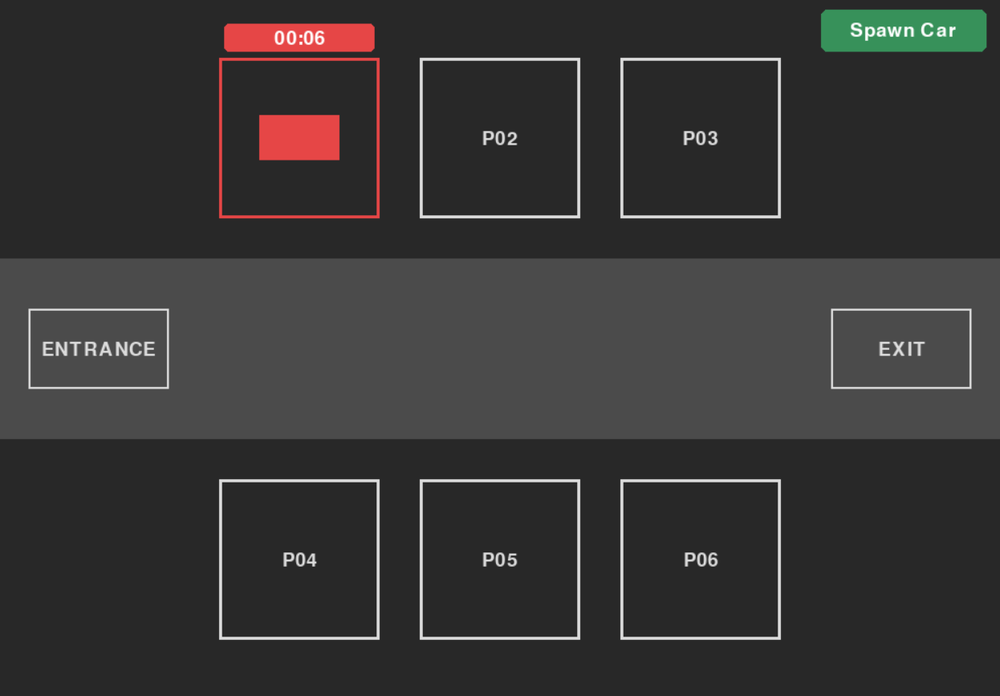
#> input picture detection/parking_layout_v1.png, 1000 x 696 px, shrunk from 1246 x 867 before the run
$ python test_occupancy.py
#> lines starting #> are read from the running program, lines starting #| are printed output that depends on the picture; after the words box and inside, x2 and y2 are one past the last pixel; in counts of white or black regions, pixels touching at a corner belong together
#> in main, image is the input picture: shape (696, 1000, 3); mean B, G, R 53.5, 54, 55.3
### detection/layout/layout_manager.py
import json
import math
from pathlib import Path

LAYOUT_FILE = Path(__file__).parent / "parking_layout.json"

def layout_file(lot_slug=None, camera_id=None):
    if lot_slug is None and camera_id is None:
        return LAYOUT_FILE
    if not lot_slug or not camera_id:
        raise ValueError("Both lot_slug and camera_id are required for a camera layout")
    safe_lot = "".join(ch for ch in lot_slug.lower() if ch.isalnum() or ch in "-_")
    safe_camera = "".join(ch for ch in camera_id.lower() if ch.isalnum() or ch in "-_")
    if not safe_lot or not safe_camera:
        raise ValueError("lot_slug and camera_id must contain letters, numbers, '-' or '_'")
    return Path(__file__).parent / "layouts" / safe_lot / f"{safe_camera}.json"
def _orientation(a, b, c):
    return (b[0] - a[0]) * (c[1] - a[1]) - (b[1] - a[1]) * (c[0] - a[0])

def _segments_intersect(a, b, c, d):
    ab_c, ab_d = _orientation(a, b, c), _orientation(a, b, d)
    cd_a, cd_b = _orientation(c, d, a), _orientation(c, d, b)
    epsilon = 1e-9
    if ab_c * ab_d < -epsilon and cd_a * cd_b < -epsilon:
        return True

    def on_segment(p, q, r):
        return (min(p[0], r[0]) - epsilon <= q[0] <= max(p[0], r[0]) + epsilon
                and min(p[1], r[1]) - epsilon <= q[1] <= max(p[1], r[1]) + epsilon)

    return (
        (abs(ab_c) <= epsilon and on_segment(a, c, b))
        or (abs(ab_d) <= epsilon and on_segment(a, d, b))
        or (abs(cd_a) <= epsilon and on_segment(c, a, d))
        or (abs(cd_b) <= epsilon and on_segment(c, b, d))
    )

def validate_layout(layout, image_size=None):
    if not isinstance(layout, dict):
        raise ValueError("Layout must be a dictionary")

    if "spaces" not in layout:
        raise ValueError("Layout must contain 'spaces'")

    spaces = layout["spaces"]
    if not isinstance(spaces, list):
        raise ValueError("'spaces' must be a list")

    if len(spaces) == 0:
        raise ValueError("At least one parking space is required")

    slot_names = set()
    for space in spaces:
        if "slot_number" not in space:
            raise ValueError("Every parking space must have a slot number")

        if "polygon" not in space:
            raise ValueError("Every parking space must have a polygon")

        slot_number = space["slot_number"]
        polygon = space["polygon"]
        if not isinstance(slot_number, str) or not slot_number.strip():
            raise ValueError("Parking-space names must be non-empty strings")

        normalized_name = slot_number.strip().casefold()
        if normalized_name in slot_names:
            raise ValueError(f"Duplicate parking-space name: {slot_number}")

        slot_names.add(normalized_name)
        if not isinstance(polygon, list):
            raise ValueError(f"Polygon for {slot_number} must be a list")

        if len(polygon) < 3:
            raise ValueError(f"Polygon for {slot_number} must have at least 3 points")

        numeric_points = []
        for point in polygon:
            if not isinstance(point, (list, tuple)) or len(point) != 2:
                raise ValueError(f"Invalid polygon point in {slot_number}")
            if any(isinstance(value, bool) or not isinstance(value, (int, float)) or not math.isfinite(value) for value in point):
                raise ValueError(f"Polygon points for {slot_number} must contain finite numbers")
            numeric_points.append((float(point[0]), float(point[1])))
            if image_size is not None:
                width, height = image_size
                if not 0 <= point[0] <= width or not 0 <= point[1] <= height:
                    raise ValueError(f"Polygon for {slot_number} extends outside the source image")

        area_twice = sum(
            numeric_points[i][0] * numeric_points[(i + 1) % len(numeric_points)][1]
            - numeric_points[(i + 1) % len(numeric_points)][0] * numeric_points[i][1]
            for i in range(len(numeric_points))
        )
        if abs(area_twice) < 1e-6:
            raise ValueError(f"Polygon for {slot_number} has zero area")
        point_count = len(numeric_points)
        for first in range(point_count):
            a, b = numeric_points[first], numeric_points[(first + 1) % point_count]
            if a == b:
                raise ValueError(f"Polygon for {slot_number} has a repeated neighboring vertex")
            for second in range(first + 1, point_count):
                if second == first or second == first + 1 or (first == 0 and second == point_count - 1):
                    continue
                c, d = numeric_points[second], numeric_points[(second + 1) % point_count]
                if _segments_intersect(a, b, c, d):
                    raise ValueError(f"Polygon for {slot_number} crosses itself")

    return True

# [8 lines left out: function save_layout, not called in this run]

def load_layout(lot_slug=None, camera_id=None):
    target = layout_file(lot_slug, camera_id)
    if not target.exists() and lot_slug == "simulator" and camera_id == "default" and LAYOUT_FILE.exists():
        target = LAYOUT_FILE
    if not target.exists():
        raise FileNotFoundError("No parking layout has been saved yet")

    with open(target, "r") as file:
#> (reads detection/layout/parking_layout.json from the repository)
        layout = json.load(file)

    validate_layout(layout)
    return layout

### detection/vehicle/vehicle_detector.py
import cv2
from ultralytics import YOLO

class VehicleDetector:
    def __init__(self, mode = "yolo", model_path = "yolo11n.pt", confidence_threshold = 0.5):
        self.mode = mode
        self.confidence_threshold = confidence_threshold
        if self.mode in ("yolo", "parking_spaces"):
            self.model = YOLO(model_path)
            if self.mode == "parking_spaces":
                class_names = set(self.model.names.values())
                if not {"space-empty", "space-occupied"}.issubset(class_names):
                    raise ValueError(
                        "Parking-space mode requires weights with 'space-empty' "
                        "and 'space-occupied' classes"
                    )

        elif self.mode == "simulator":
            self.model = None

        else:
            raise ValueError("Invalid vehicle detection mode")

        self.vehicle_classes = {
            2: "car",
            3: "motorcycle",
            5: "bus",
            7: "truck"
        }

    def detect(self, frame):
            if self.mode == "yolo":
                return self.detect_yolo(frame)

            if self.mode == "parking_spaces":
                return self.detect_parking_spaces(frame)

            if self.mode == "simulator":
                return self.detect_simulator(frame)

    # [52 lines left out: functions detect_yolo, detect_parking_spaces, not called in this run]

    def detect_simulator(self, frame):
        hsv = cv2.cvtColor(frame,cv2.COLOR_BGR2HSV)
#> hsv: shape (696, 1000, 3); mean H, S, V 1.1, 4.1, 56.2
        mask = cv2.inRange(hsv, (0, 60, 40), (180, 255, 255))
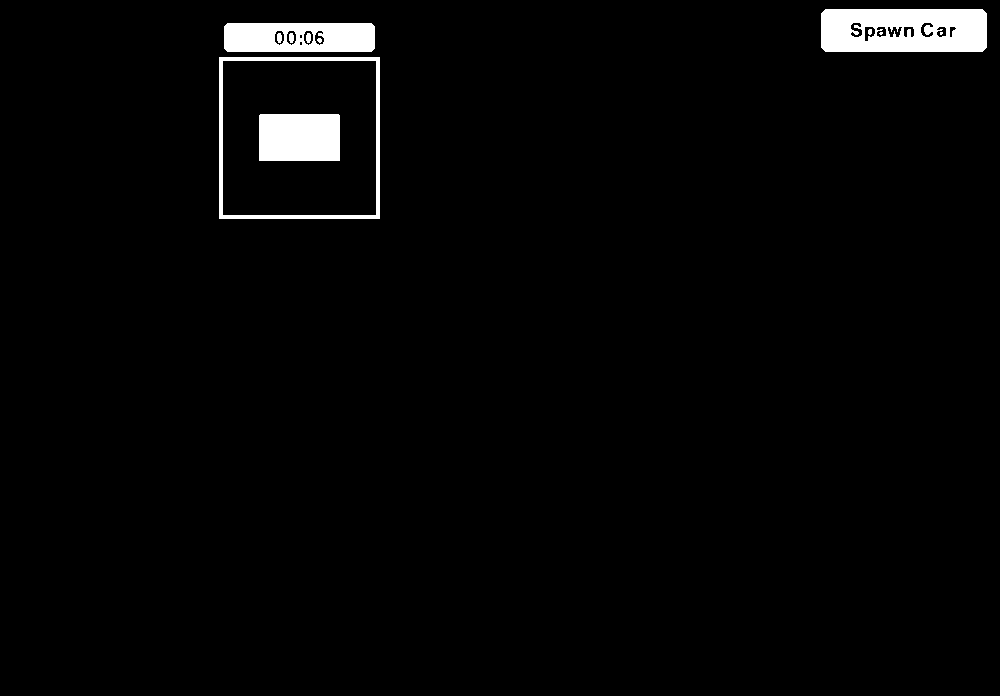
#> mask: shape (696, 1000); 2.4% white; 11 white regions (3 under 20 px), largest, box (x1, y1, x2, y2) and area: (821, 9, 987, 52) 6508, (224, 23, 375, 52) 3953, (259, 114, 340, 161) 3805

        # Occupied-space outlines and leave controls use the car's color too.
        # Opening removes their thin borders/text while preserving the solid car.
        kernel = cv2.getStructuringElement(cv2.MORPH_RECT, (5, 5))
        mask = cv2.morphologyEx(mask, cv2.MORPH_OPEN, kernel)
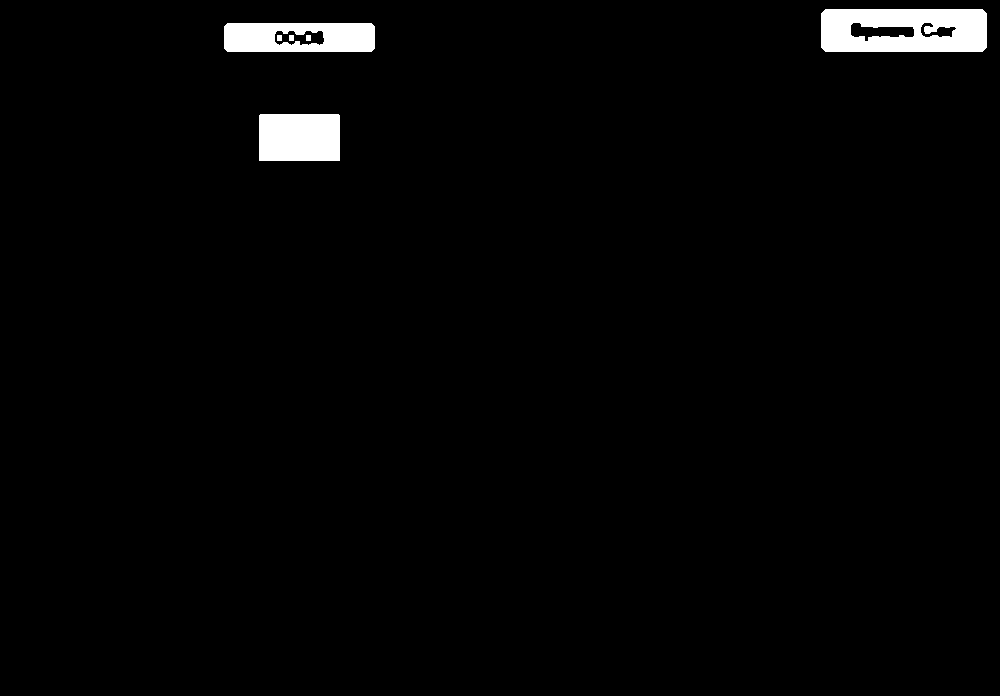
#> mask: shape (696, 1000); 2% white; 6 white regions

        # Keep nested contours too: a car can sit inside a same-colored reserved
        # slot outline, and RETR_EXTERNAL would return only the oversized outline.
        contours, _ = cv2.findContours(mask, cv2.RETR_LIST, cv2.CHAIN_APPROX_SIMPLE)
#> contours = 9 contours; largest, box (x1, y1, x2, y2) and area: (821, 9, 987, 52) 6898, (224, 23, 375, 52) 4182, (259, 114, 340, 161) 3679, (850, 22, 915, 42) 709, (274, 30, 325, 46) 584
        vehicles = []
        frame_height, frame_width = frame.shape[:2]
#> frame_height = 696; frame_width = 1000
        for contour in contours:
            area = cv2.contourArea(contour)
            if area < 500:
                continue

            x, y, width, height = cv2.boundingRect(contour)
            if width <= 0 or height <= 0:
                continue

            aspect_ratio = width / height
            if (
                aspect_ratio < 1.4
                or aspect_ratio > 2.2
                or width > frame_width * 0.12
                or height > frame_height * 0.10
            ):
                continue

            bounding_box = (x, y, x + width, y + height)
            vehicles.append({
                "class_id": -1,
                "class_name": "simulator_vehicle",
                "confidence": 1.0,
                "bounding_box": bounding_box
            })
#> this loop made 9 passes
#> (area, x, y, width, height, aspect_ratio) on passes 5, 7, 8, 9: (584.5, 274, 30, 51, 16, 3.19), (709, 850, 22, 65, 20, 3.25), (4182, 224, 23, 151, 29, 5.21), (6898, 821, 9, 166, 43, 3.86)
#> (contour, area) on passes 2 to 4: ([[306, 35], [306, 40], [310, 40], [310, 35]], 20), ([[289, 35], [289, 40], [293, 40], [293, 35]], 20), ([[277, 35], [277, 40], [281, 40], [281, 35]], 20)
#> after the loop, vehicles = 1 item

        return vehicles

### detection/vehicle/occupancy.py
import cv2
import numpy as np

def calculate_overlap_ratio(bounding_box, parking_polygon):
    """Return the fraction of a detected vehicle box inside a parking polygon."""
    x1, y1, x2, y2 = bounding_box
    polygon = np.array(parking_polygon, dtype = np.int32)

    min_x = min(x1, int(polygon[:, 0].min()))
    min_y = min(y1, int(polygon[:, 1].min()))

    max_x = max(x2, int(polygon[:, 0].max()))
    max_y = max(y2, int(polygon[:, 1].max()))

    width = max_x - min_x + 1
    height = max_y - min_y + 1

    if width <= 0 or height <= 0:
        return 0.0

    polygon_mask = np.zeros((height, width), dtype = np.uint8)
    vehicle_mask = np.zeros((height, width), dtype = np.uint8)

    shifted_polygon = polygon.copy()
    shifted_polygon[:, 0] -= min_x
    shifted_polygon[:, 1] -= min_y

    cv2.fillPoly(polygon_mask, [shifted_polygon], 255)
    shifted_box = (x1 - min_x, y1 - min_y, x2 - min_x, y2 - min_y)
    cv2.rectangle(
        vehicle_mask,
        (shifted_box[0], shifted_box[1]),
        (shifted_box[2], shifted_box[3]),
        255,
        -1
    )

    vehicle_area = cv2.countNonZero(vehicle_mask)
    if vehicle_area == 0:
        return 0.0

    intersection = cv2.bitwise_and(polygon_mask, vehicle_mask)
    overlap_area = cv2.countNonZero(intersection)
    return overlap_area / vehicle_area

def is_space_occupied(bounding_box, parking_polygon, overlap_threshold = 0.30):
    overlap_ratio = calculate_overlap_ratio(bounding_box,parking_polygon)
    return overlap_ratio >= overlap_threshold

### detection/test_occupancy.py
import cv2

from vehicle.vehicle_detector import VehicleDetector
from vehicle.occupancy import calculate_overlap_ratio
from layout.layout_manager import load_layout

IMAGE_PATH = "parking_layout_v1.png"
def main():
    image = cv2.imread(IMAGE_PATH)
    if image is None:
        raise ValueError(f"Could not load image: {IMAGE_PATH}")

    layout = load_layout()
    detector = VehicleDetector(mode = "simulator")
    vehicles = detector.detect(image)
#> vehicles = 1 item

    print("\n========== Occupancy Test ==========")
    for space in layout["spaces"]:
        slot_number = space["slot_number"]
        polygon = space["polygon"]

        best_overlap = 0.0
        for vehicle in vehicles:
            overlap = calculate_overlap_ratio(
                vehicle["bounding_box"],
                polygon
            )

            best_overlap = max(
                best_overlap,
                overlap
            )

        occupied = best_overlap >= 0.30

        print(
            f"{slot_number}: "
            f"{'OCCUPIED' if occupied else 'VACANT'} "
            f"(overlap={best_overlap:.2f})"
        )

if __name__ == "__main__":
    main()
